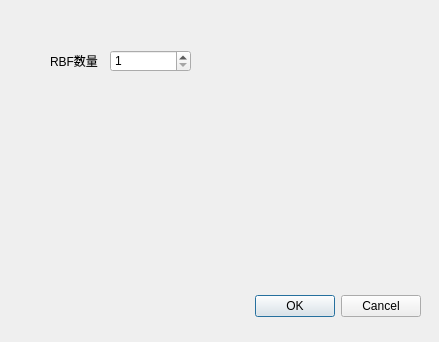
<?xml version="1.0" encoding="UTF-8"?>
<ui version="4.0">
 <class>Dialog</class>
 <widget class="QDialog" name="Dialog">
  <property name="geometry">
   <rect>
    <x>0</x>
    <y>0</y>
    <width>439</width>
    <height>342</height>
   </rect>
  </property>
  <property name="windowTitle">
   <string>RBF设置</string>
  </property>
  <widget class="QDialogButtonBox" name="buttonBox">
   <property name="geometry">
    <rect>
     <x>80</x>
     <y>290</y>
     <width>341</width>
     <height>32</height>
    </rect>
   </property>
   <property name="locale">
    <locale language="Chinese" country="China"/>
   </property>
   <property name="orientation">
    <enum>Qt::Horizontal</enum>
   </property>
   <property name="standardButtons">
    <set>QDialogButtonBox::Cancel|QDialogButtonBox::Ok</set>
   </property>
  </widget>
  <widget class="QLabel" name="label">
   <property name="geometry">
    <rect>
     <x>50</x>
     <y>50</y>
     <width>54</width>
     <height>21</height>
    </rect>
   </property>
   <property name="text">
    <string>RBF数量</string>
   </property>
  </widget>
  <widget class="QSpinBox" name="spNumRbfs">
   <property name="geometry">
    <rect>
     <x>110</x>
     <y>50</y>
     <width>81</width>
     <height>22</height>
    </rect>
   </property>
   <property name="minimum">
    <number>1</number>
   </property>
   <property name="maximum">
    <number>99999999</number>
   </property>
  </widget>
 </widget>
 <resources/>
 <connections>
  <connection>
   <sender>buttonBox</sender>
   <signal>accepted()</signal>
   <receiver>Dialog</receiver>
   <slot>accept()</slot>
   <hints>
    <hint type="sourcelabel">
     <x>248</x>
     <y>254</y>
    </hint>
    <hint type="destinationlabel">
     <x>157</x>
     <y>274</y>
    </hint>
   </hints>
  </connection>
  <connection>
   <sender>buttonBox</sender>
   <signal>rejected()</signal>
   <receiver>Dialog</receiver>
   <slot>reject()</slot>
   <hints>
    <hint type="sourcelabel">
     <x>316</x>
     <y>260</y>
    </hint>
    <hint type="destinationlabel">
     <x>286</x>
     <y>274</y>
    </hint>
   </hints>
  </connection>
 </connections>
</ui>
